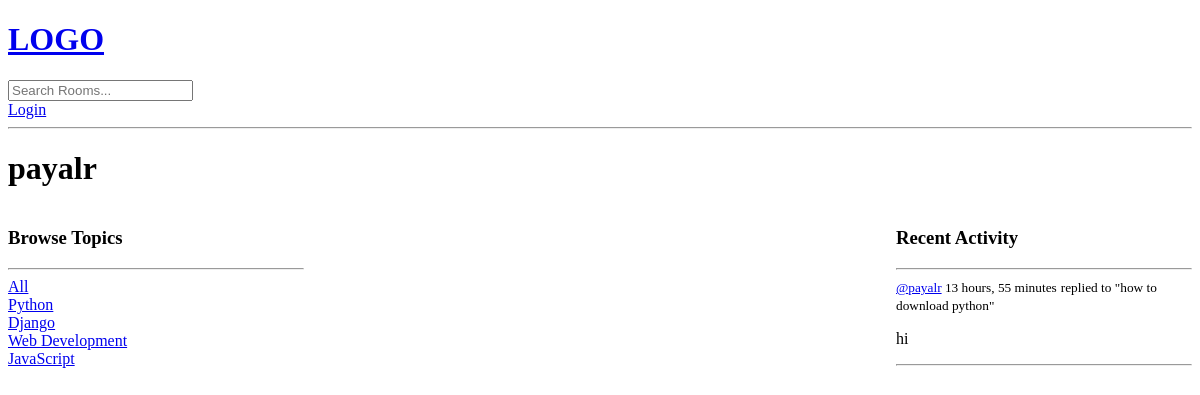
Page /profile/4/ on the earlier database version.
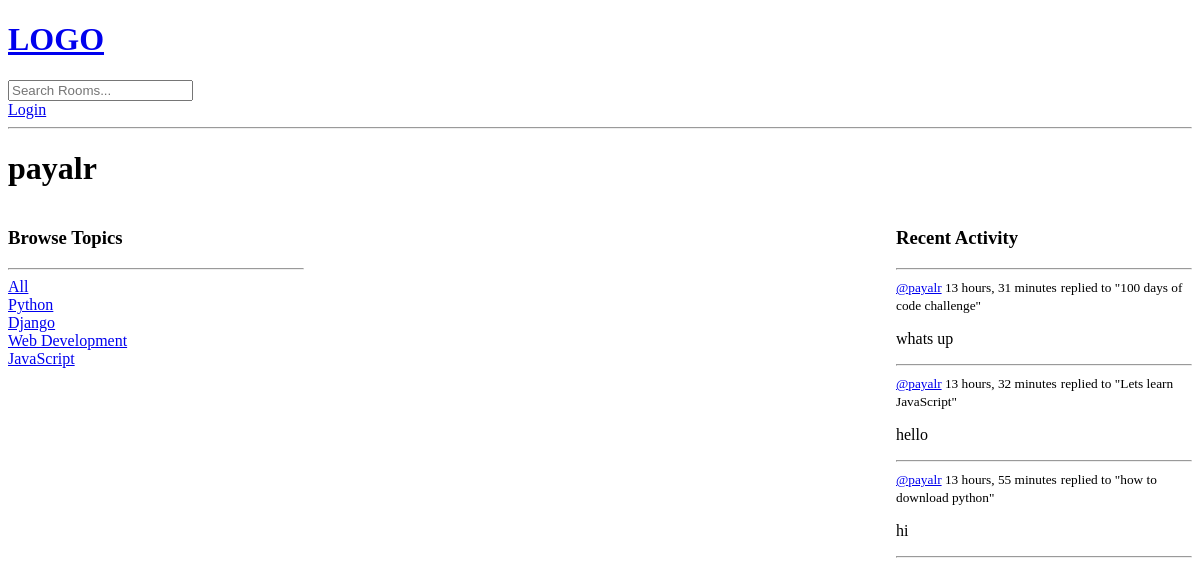
Same page on the later database version.
### base/models.py (models this page shows, shortened)
class Topic(models.Model):
    name = models.CharField(max_length=200)

class Message(models.Model):
    user = models.ForeignKey(User, on_delete=models.CASCADE)
    room = models.ForeignKey(Room, on_delete=models.CASCADE)
    body = models.TextField()
    updated = models.DateTimeField(auto_now=True)
    created = models.DateTimeField(auto_now_add=True)
    def __str__(self):
        return self.body[0:50]
    class Meta:
        ordering = ['-updated', '-created']

class Room(models.Model):
    host = models.ForeignKey(User, on_delete=models.SET_NULL, null=True)
    topic = models.ForeignKey(Topic, on_delete=models.SET_NULL, null=True)
    name = models.CharField(max_length=200)
    description = models.TextField(null=True, blank=True)
    participants = models.ManyToManyField(User, related_name='participants', blank=True)
    updated = models.DateTimeField(auto_now=True)
    created = models.DateTimeField(auto_now_add=True)
    class Meta:
        ordering = ['-updated', '-created']
    def __str__(self):
        return self.name

### base/views.py (the view)
# urls.py: path('profile/<str:pk>/', views.userProfile, name="user-profile"),
def userProfile(request, pk):
    user = User.objects.get(id=pk)
    rooms = user.room_set.all()
    room_messages = user.message_set.all()
    topics = Topic.objects.all()
    context = {'user': user, 'rooms': rooms, 'room_messages': room_messages, 'topics': topics}
    return render(request, 'base/profile.html', context)

### base/templates/base/profile.html (shortened to what this page needs)
{% extends 'main.html' %}
{% block content %}
<h1>{{user.username}}</h1>
<div class="profile-container">
    <div>
        {% include 'base/topics_component.html' %}
    </div>
    <div>
    </div>
    <div>
        {% include 'base/activity_component.html' %}
    </div>
</div>
{% endblock content %}

### templates/main.html (shortened to what this page needs)
<!DOCTYPE html>
<html>
<head>
</head>
<body>
    {% include 'navbar.html' %}
    {% block content %}
    {% endblock %}
</body>
</html>

### templates/navbar.html
<a href="/">
    <h1>LOGO</h1>
</a>
<form method="GET" action="{% url 'home' %}">
    <input type="text" name="q" placeholder="Search Rooms..." />
</form>
{% if request.user.is_authenticated %}
<p>Hello {{request.user }}!</p>
<a href="{% url 'logout' %} ">Logout</a>
{% else %}
<a href="{% url 'login' %}">Login</a>
{% endif %}
<hr>

### base/templates/base/topics_component.html
<h3>Browse Topics</h3>
<hr>
<div>
    <a href="{% url 'home'%}">All</a>
</div>
{% for topic in topics %}
<div>
    <a href="{% url 'home' %}?q={{topic.name}}">{{topic.name}}</a>
</div>
{% endfor %}

### base/templates/base/activity_component.html (shortened to what this page needs)
<h3>Recent Activity</h3>
<hr>
{% for message in room_messages %}
<div>
    <small><a href="{% url 'user-profile' message.user.id %}">@{{message.user}}</a>  {{message.created|timesince}}</small>
    <small>replied to "{{message.room}}"</small>
    <p>{{message}}</p>
<hr>
</div>
{% endfor %}

### base/templates/base/profile.html (style rules this page uses)
.profile-container { display: grid; grid-template-columns: 1fr 2fr 1fr; }

Differences in the rows shown:
added Message: user "payalr", created "13 hours, 31 minutes", room "100 days of code challenge", body "whats up"
added Message: user "payalr", created "13 hours, 32 minutes", room "Lets learn JavaScript", body "hello"
